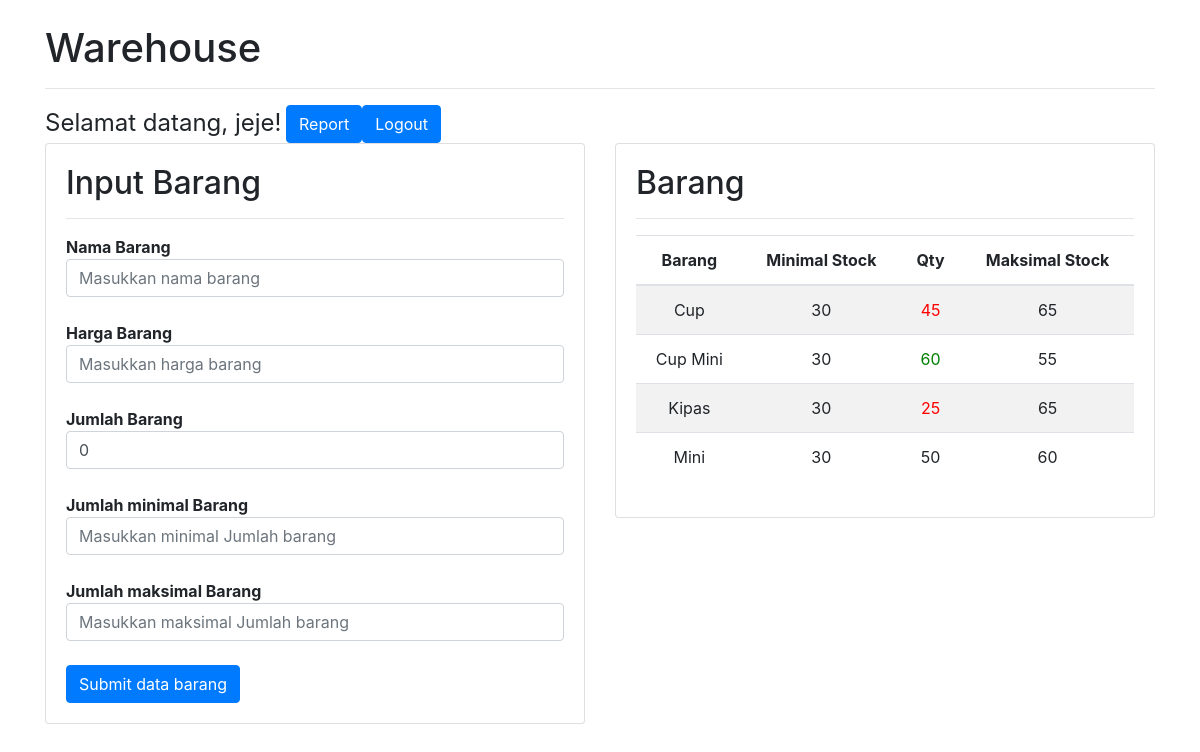
The app's page /admin.php (signed in) with its own data.
### tables this page shows
CREATE TABLE `pengguna` (
  `id` int(11) NOT NULL,
  `nama` varchar(30) NOT NULL,
  `username` varchar(30) NOT NULL,
  `password` varchar(30) NOT NULL,
  `sebagai` enum('warehouse','produksi','sales') NOT NULL
);

CREATE TABLE `barang` (
  `id` int(6) NOT NULL,
  `nama_barang` varchar(30) NOT NULL,
  `harga` int(15) NOT NULL,
  `qty` int(10) NOT NULL,
  `min_qty` int(10) NOT NULL,
  `max_qty` int(10) NOT NULL
);

### admin.php (the view, shortened to what this page needs)
<?php
include 'koneksi.php';
$getUserLogin = $koneksi->query("SELECT * FROM pengguna where username='".$_SESSION['username']."'")->fetch_assoc();
?>
<!doctype html>
<html lang="en">
  <head>
    <link rel="stylesheet" href="https://stackpath.bootstrapcdn.com/bootstrap/4.4.1/css/bootstrap.min.css">
  </head>
  <body>
    <br/>
    <div class="container">
    	<?php
    	if($getUserLogin['sebagai'] == 'warehouse'){
		?>
		<h1>Warehouse</h1>
    	<hr/>
    	<div class="btn-group" role="group" aria-label="Basic example">
    	<font size="5">Selamat datang, <?= $getUserLogin['username']; ?>!</font> &nbsp;
 				<a href="sales.php";><button type="button" class="btn btn-primary">Report</button>
  				<a href="Logout.php";><button type="button" class="btn btn-primary">Logout</button></a>
	</div>
    	<div class="row">
    		<div class="col-md-6">
    	<div class="card">
		  <div class="card-body">
		    <h2>Input Barang</h2>
		    <hr/>
		    <form action="" method="POST">
		    	<b>Nama Barang</b><br/>
		    	<input type="text" name="nama" class="form-control" placeholder="Masukkan nama barang"><br/>
		    	<b>Harga Barang</b><br/>
		    	<input type="number" name="harga" class="form-control" placeholder="Masukkan harga barang"><br/>
		    	<b>Jumlah Barang</b><br/>
		    	<input type="number" name="jml" class="form-control" placeholder="Masukkan jumlah barang" value="0"><br/>
		    	<b>Jumlah minimal Barang</b><br/>
		    	<input type="number" name="min-jml" class="form-control" placeholder="Masukkan minimal Jumlah barang"><br/>
		    	<b>Jumlah maksimal Barang</b><br/>
		    	<input type="number" name="max-jml" class="form-control" placeholder="Masukkan maksimal Jumlah barang"><br/>
		    	<input type="submit" class="btn btn-primary" name="submit" value="Submit data barang"/>
		    </form>
		  </div>
		</div>
	</div>
		<br/><br/>
		<div class="col-md-6">
		<div class="card">
		  <div class="card-body">
		    <h2>Barang</h2>
		    <hr/>
		    <table  style="text-align:center;" class="table table-striped">
			  <thead>
			    <tr>
			      <th scope="col">Barang</th>
			      <th scope="col">Minimal Stock</th>
			      <th scope="col">Qty</th>
			      <th scope="col">Maksimal Stock</th>
			    </tr>
			  </thead>
			  <tbody>
			   <?php
			   		$get = $koneksi->query("SELECT * FROM barang order by nama_barang");
			   		while ($row = $get->fetch_assoc()){
			   			echo "<tr>";
			   			echo "<td>".$row['nama_barang']."</td>";
			   			echo "<td>".$row['min_qty']."</td>";
			   			if ($row['qty']-15 <= $row['min_qty']){
			   				echo "<td><font color='red'>".$row['qty']."</font></td>";
			   			}else if ($row['qty'] > $row['max_qty']){
			   				echo "<td><font color='green'>".$row['qty']."</font></td>";
			   			}else{
			   				echo "<td>".$row['qty']."</td>";
			   			}
			   			echo "<td>".$row['max_qty']."</td>";
			   			echo "</tr>";
			   		}
			   ?>
			  </tbody>
			</table>
		  </div>
		</div></div></div>
		<?php
    	}else if ($getUserLogin['sebagai'] == 'produksi'){
    		?>
    		<h1>Produksi</h1>
  		<hr/>
  	<div>
  		<font size="5">Selamat datang, <?= $getUserLogin['username']; ?>!</font> &nbsp;
  			<a href="Logout.php";><button type="button" class="btn btn-primary">Logout</button></a>
	</div>
	<br>
  		<div class="card">
		  <div class="card-body">
		    <h2>Barang yang harus diproduksi</h2>
		    <hr/>
		    <table class="table table-striped">
			  <thead>
			    <tr>
			      <th scope="col">Nama Barang</th>
			      <th scope="col">Perlu Diproduksi</th>
			      <th scope="col">Aksi</th>
			  <tbody>
			  	<?php
			  		$get = $koneksi->query("SELECT id, nama_barang, sum(max_qty-qty) as need from barang where qty<max_qty");
			  		while ($rows = $get->fetch_assoc()){
			  			echo "<tr>";
			  			echo "<td name=\"nama_barang\" data-id=\"".$rows['id']."\">".$rows['nama_barang']."</td>";
			  			echo "<td name=\"need\" data-id=\"".$rows['id']."\">".$rows['need']." Buah</td>";
			  			echo "<td><button data-id=\"".$rows['id']."\" class=\"btn btn-primary\" id=\"sdh\" data-toggle=\"modal\" data-target=\"#produksi\">Sudah diproduksi</button></td>";
			  			echo "</tr>";
			  		}
			  	?>
			  </tbody>
			</table>
		  </div>
		</div>
  	</div>
<div class="modal fade" id="produksi" tabindex="-1" role="dialog" aria-labelledby="exampleModalLabel" aria-hidden="true">
  <div class="modal-dialog" role="document">
    <div class="modal-content">
      <div class="modal-header">
        <h5 class="modal-title" id="exampleModalLabel">Konfirmasi</h5>
        <button type="button" class="close" data-dismiss="modal" aria-label="Close">
          <span aria-hidden="true">&times;</span>
        </button>
      </div>
      <div class="modal-body">
        <div id="isimodal">
        </div>
      </div>
      <div class="modal-footer">
        <button type="button" class="btn btn-secondary" data-dismiss="modal">Close</button>
        <button type="button" data-id="" id="modbutton" class="btn btn-primary">Save changes</button>
      </div>
    </div>
  </div>
</div>
    		<?php
    	}else{
    ?>
    <h1>SALES</h1>
	  	 <hr/>
    	<?php
    }
    	?>
    </div>
  </body>
</html>

### records on screen
pengguna: username "jeje"
barang: nama_barang "Cup", min_qty "30", qty "45", max_qty "65"
barang: nama_barang "Cup Mini", min_qty "30", qty "60", max_qty "55"
barang: nama_barang "Kipas", min_qty "30", qty "25", max_qty "65"
barang: nama_barang "Mini", min_qty "30", qty "50", max_qty "60"
